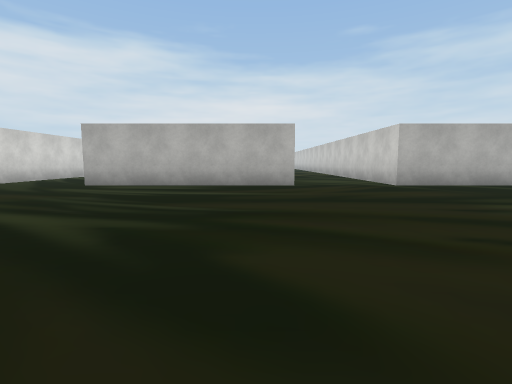
[1] (above)

23 first-person views from a walk through a scene from a Unity 3-D project. The camera is 1.2 m above the floor, tilts 6° down and sees 85° across. The floor is counted in squares, 2 m on a side. Each view is taken from the middle of a square. On the plan, view 1 faces up. The plan holds only what a view shows up to about 9 squares ahead; the rest is blank. The place goes on beyond the plan. The player is left out. Some animated figures are not drawn. Some surface patterns are stand-ins.

[2]
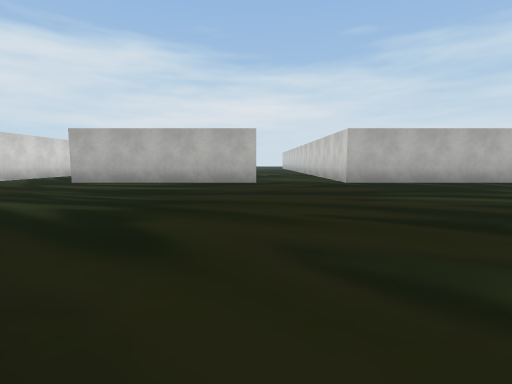

[3]
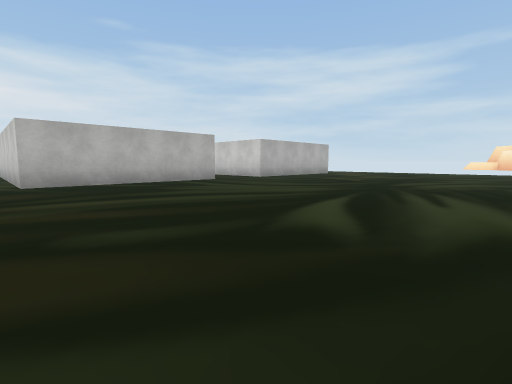

[4]
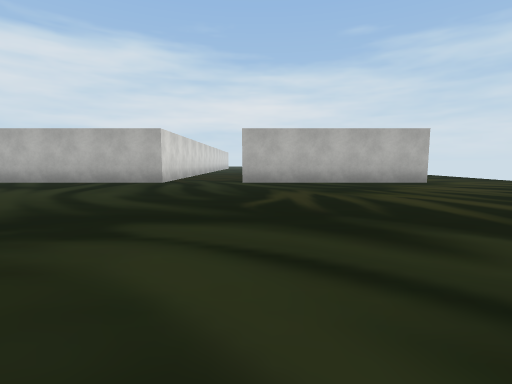

[5]
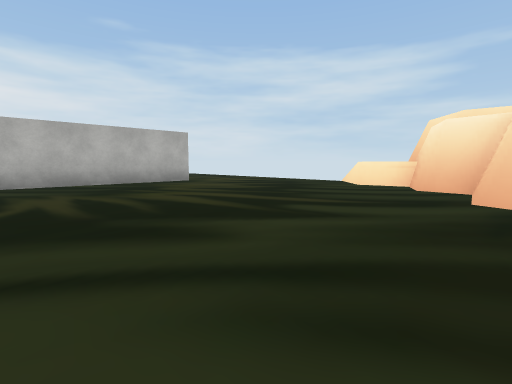

[6]
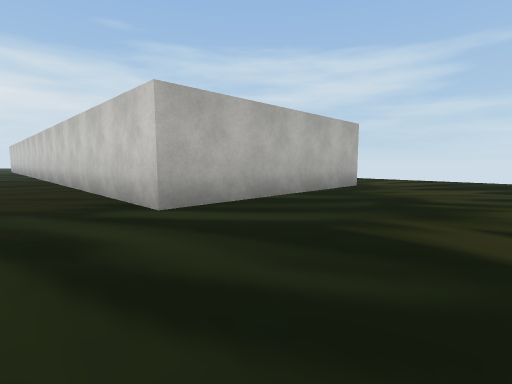

[7]
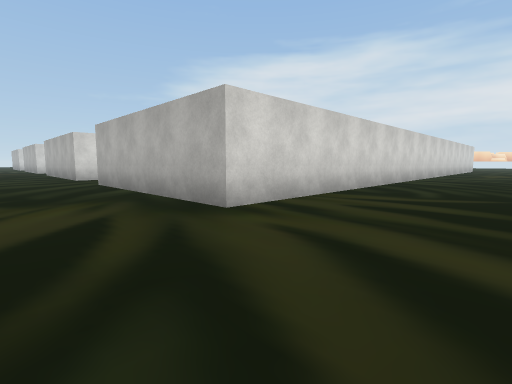

[8]
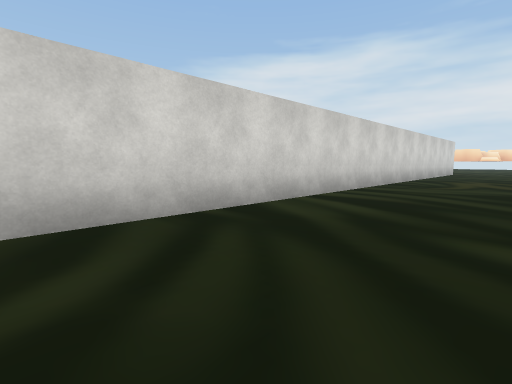

[9]
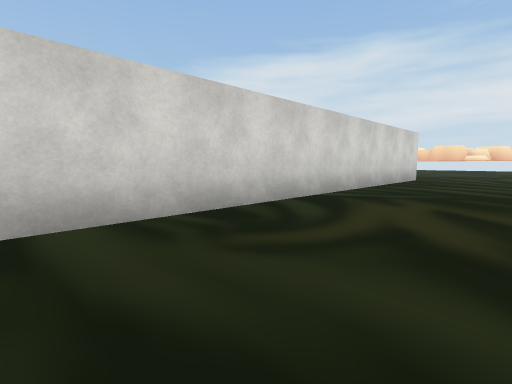

[10]
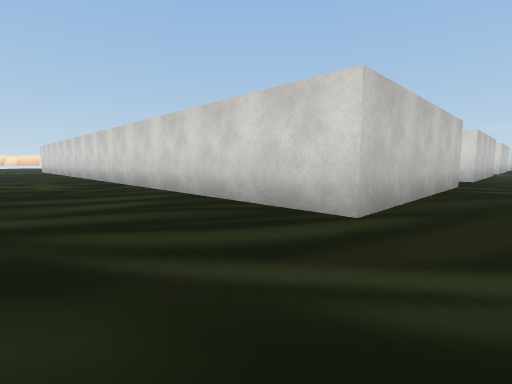

[11]
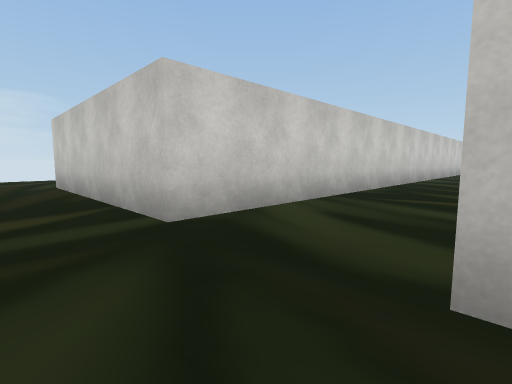

[12]
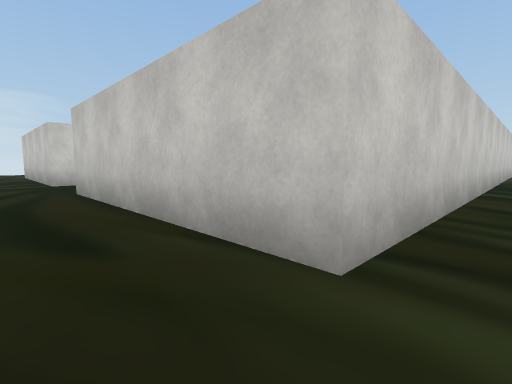

[13]
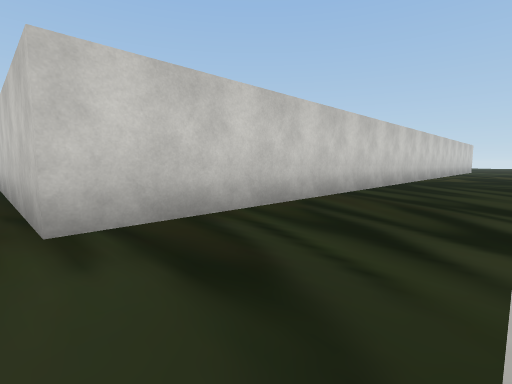

[14]
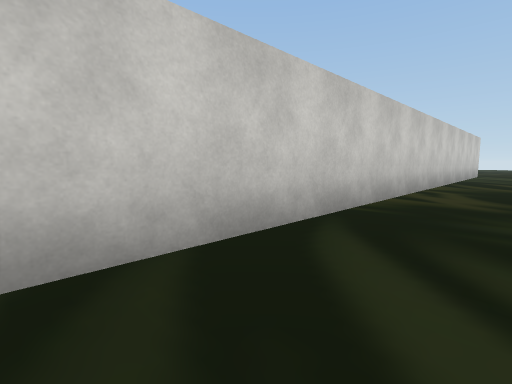

[15]
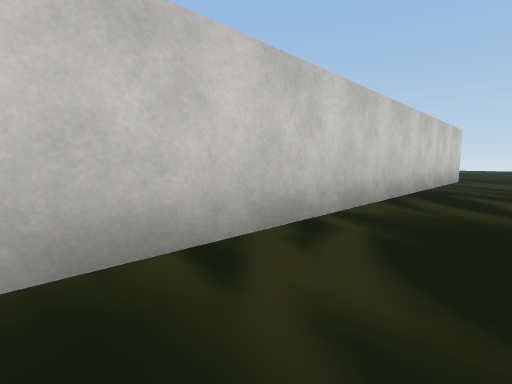

[16]
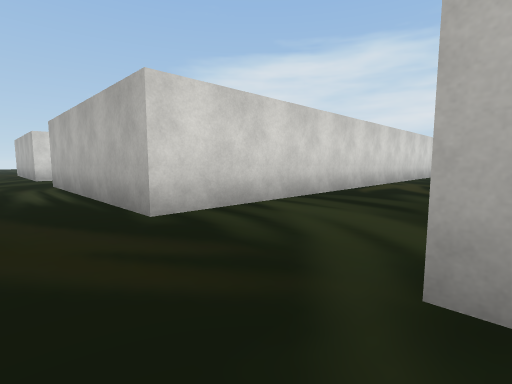

[17]
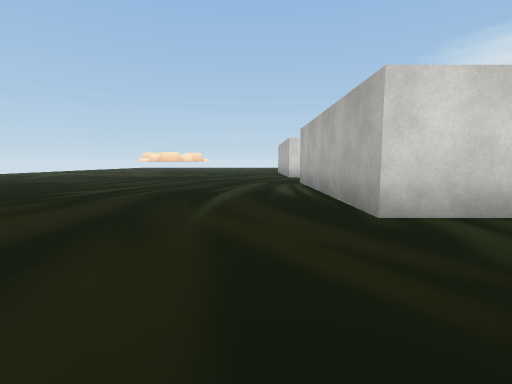

[18]
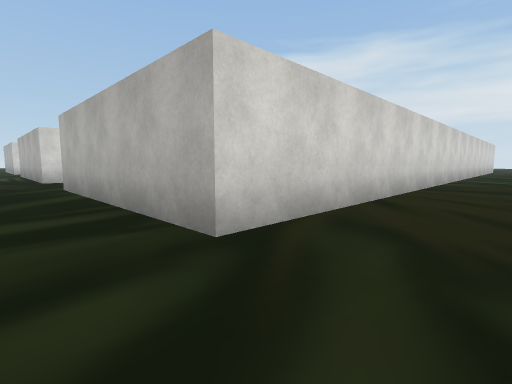

[19]
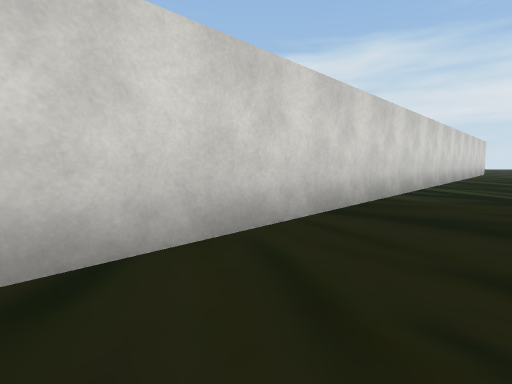

[20]
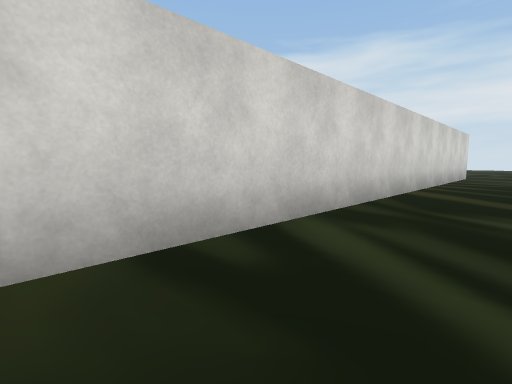

[21]
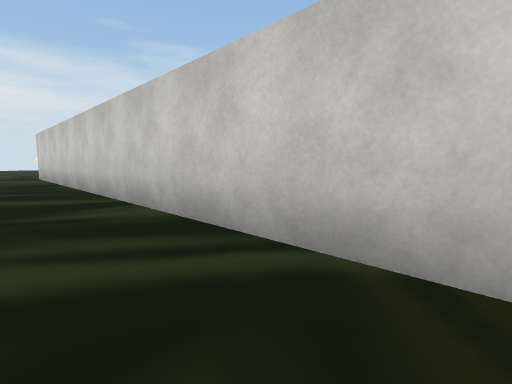

[22]
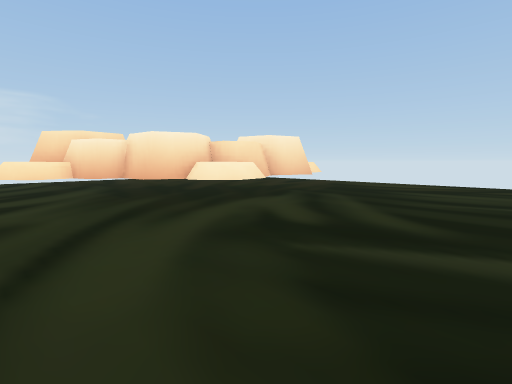

[23]
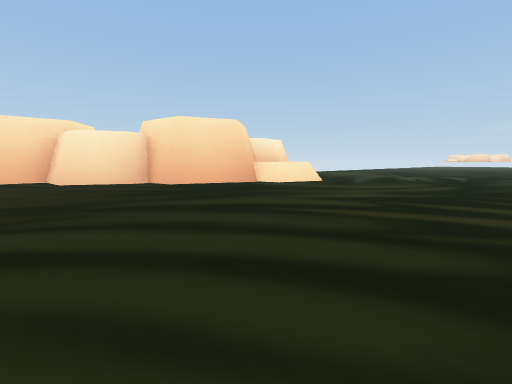

### Floor plan
Points are (right, up) in squares from view 1. A wall is a line through its corners. A room is listed if a view was taken in it or the views show most of it. See-through windows are left out.
Room 1 (views 1, 2, 3, 4, 5, 6, 7, 8, 9, 14, 15, 16, 17, 18, 19, 20, 21, 22, 23)
walls: (15.5, 0.7) (16.2, 0.4) (16.3, 0.2); (15.3, -0.2) (15.2, 0.4) (15.6, 0.9); (15.7, -0.3) (16.5, 0.3) (17.3, 0) (17.4, -0.6) (17.7, -0.4) (18.3, -0.7) (18.4, -1.4) (18.9, -1.5); (14.1, -2) (13.6, -1.4) (13.8, -1.4) (14.1, -0.8) (14.8, -0.7) (14.9, -0.3) (15.6, 0); (13.2, -2.4) (13.1, -1.7) (13.5, -1.3); (13.6, -2.6) (13.8, -2); (1, 15.9) (1, 7.3) (-4.5, 7.3); (9.2, 27.7) (9.2, 7.3) (3.7, 7.3) (3.7, 27.7); (17.1, 27.7) (17.1, 7.3) (11.6, 7.3) (11.6, 27.7)
low walls: (15.6, 0.9) (16.3, 0.7); (13.1, -1.5) (13.5, -1.1)
ways out: opening at (2.5, 27) to room 2; opening at (10.5, 27) to room 2; opening at (19, 27) to room 2
Room 2 (views 10, 11, 12, 13)
walls: (3.7, 27.7) (9.2, 27.7); (11.6, 27.7) (17.1, 27.7)
ways out: opening at (2.5, 27) to room 1; opening at (10.5, 27) to room 1; opening at (19, 27) to room 1

Positions as (right, up) in squares from view 1, and headings:
1: (0, 0), facing up
2: (1, -1), facing up
3: (3, -1), facing up-right
4: (12, -1), facing up
5: (12, -1), facing up-right
6: (10, 4), facing up-right
7: (20, 5), facing up-left
8: (20, 11), facing up-left
9: (20, 17), facing up-left
10: (20, 29), facing down-left
11: (9, 29), facing down-right
12: (3, 29), facing down-right
13: (1, 28), facing down-right
14: (2, 22), facing down-right
15: (2, 18), facing down-right
16: (4, 6), facing up-left
17: (4, 6), facing left
18: (11, 6), facing up-left
19: (11, 10), facing up-left
20: (11, 15), facing up-left
21: (10, 15), facing up-right
22: (10, 1), facing down-right
23: (19, 3), facing down-left
